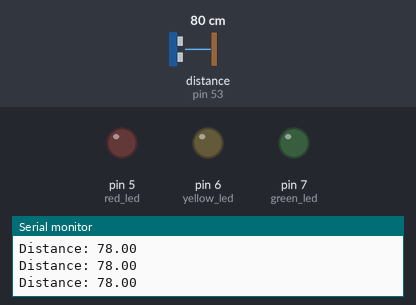
The sketch below on a simulated Arduino Mega 2560, built with avr-gcc and run on an emulated ATmega2560. On the bench: output pins drawn as LEDs (lit = HIGH), the last lines printed to the serial monitor. Wiring (inferred from the names in the program): ultrasonic range finder: trigger pin 52; echo pin 53. Dashed ring = blinking. The test bench sets the inputs (shaded band); at power-on: distance to the obstacle (sensor on pin 53) 80 cm. The echo pulse lasts 58.3 µs per cm; pins used as bus, display or sensor lines are not drawn.

Above: at 1.3 s.
1.4 s: distance to the obstacle (sensor on pin 53) set to 35 cm
2.9 s: distance to the obstacle (sensor on pin 53) set to 29 cm
At 4.0 s:
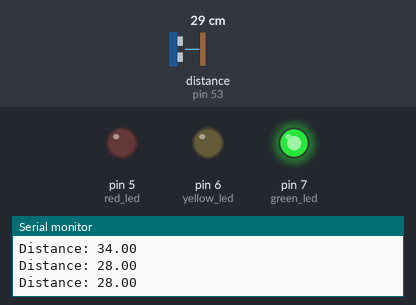
4.5 s: distance to the obstacle (sensor on pin 53) set to 22 cm
At 5.0 s:
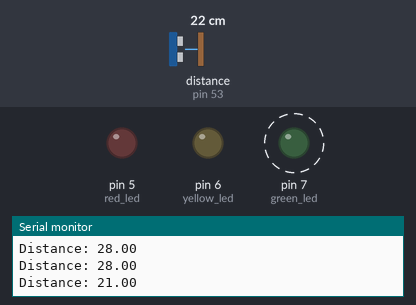
7.5 s: distance to the obstacle (sensor on pin 53) set to 20 cm
At 8.4 s:
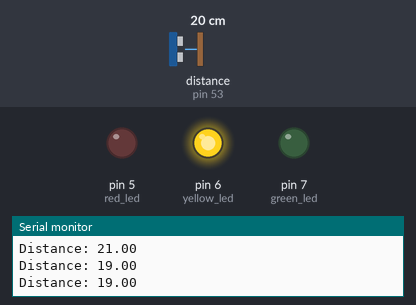
9.3 s: distance to the obstacle (sensor on pin 53) set to 2 cm
12.3 s: distance to the obstacle (sensor on pin 53) set to 18 cm
Timing chart, 0 to 14.8 s (numbered marks = the images above; inputs shaded):
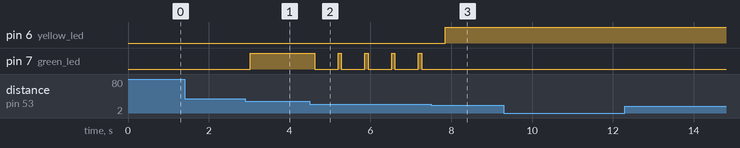

Measured:
- the behaviour switches between 32 and 31 cm on distance to the obstacle (sensor on pin 53) (found by bisection; images 0 and 1)
- the behaviour switches between 26 and 25 cm on distance to the obstacle (sensor on pin 53) (found by bisection; images 1 and 2)
- the behaviour switches between 22 and 21 cm on distance to the obstacle (sensor on pin 53) (found by bisection; images 2 and 3)
- after the input at 2.9 s, pin 7 (green_led): LOW → HIGH after 0.13 s
- after the input at 4.5 s, pin 7 (green_led): alternates HIGH for 0.08 s and LOW for 0.58 s, starting after 0.12 s
- after the input at 7.5 s, pin 6 (yellow_led): LOW → HIGH after 0.35 s; pin 7 (green_led): stops changing and stays LOW

The sketch:

mini_proximity_sensor.ino
```cpp
/* PERSONAL PROJECT, 26/08/2018
** Name: Proximity Sensor
** Creator: Warren HYPOLITE
** Device: Arduino MEGA 2560
** Components used: Mini Breadbord, 10 wires, 1 Green LED,
** 1 Yellow LED, 1 RED LED, Ultrasonic sensor, USB Type-A
** Description: Read the README
**/

const int green_led = 7;
const int yellow_led = 6;
const int red_led = 5;
const int trig = 52;
const int echo = 53;
float duration, distance;

void setup()
{
  pinMode(green_led, OUTPUT);
  pinMode(yellow_led, OUTPUT);
  pinMode(red_led, OUTPUT);
  pinMode(trig, OUTPUT);
  pinMode(echo, INPUT);
  Serial.begin(9600);
}

void g_led(float distance)
{
    if (distance > 30) {
      digitalWrite(green_led, LOW);
      digitalWrite(yellow_led, LOW);
      digitalWrite(red_led, LOW);

  } else if (distance <= 30 && distance > 24) {
      digitalWrite(green_led, HIGH);
      digitalWrite(yellow_led, LOW);
      digitalWrite(red_led, LOW);
  } else if (distance <= 24 && distance > 20) {
      digitalWrite(green_led, HIGH);
      delay(80);
      digitalWrite(green_led, LOW);
      delay(80);
  }
}

void y_led(float distance)
{
    if (distance > 20) {
      digitalWrite(yellow_led, LOW);
      digitalWrite(red_led, LOW);
  } else if (distance <= 20 && distance > 14) {
      digitalWrite(green_led, LOW);
      digitalWrite(yellow_led, HIGH);
      digitalWrite(red_led, LOW);
  } else if (distance <= 14 && distance > 10) {
      digitalWrite(yellow_led, HIGH);
      delay(20);
      digitalWrite(yellow_led, LOW);
      delay(20);
  }
}

void r_led(float distance)
{
    if (distance > 10) {
      digitalWrite(red_led, LOW);
  } else if (distance <= 10 && distance > 4) {
      digitalWrite(green_led, LOW);
      digitalWrite(yellow_led, LOW);
      digitalWrite(red_led, HIGH);
  } else if (distance <= 4 && distance > 0) {
      digitalWrite(red_led, HIGH);
      delay(2);
      digitalWrite(red_led, LOW);
      delay(2);
  } else if (distance < 1)
      digitalWrite(red_led, LOW);
}

void led(float distance)
{
  g_led(distance);
  y_led(distance);
  r_led(distance);
}

int us_sensor()
{
  digitalWrite(trig, LOW);
  delayMicroseconds(2);
  digitalWrite(trig, HIGH);
  delayMicroseconds(10);
  digitalWrite(trig, LOW);
  duration = pulseIn(echo, HIGH);
  distance = (duration * 0.0340)/2;
  return(distance);
}

void loop()
{
  distance = us_sensor();
  led(distance);
  Serial.print("Distance: ");
  Serial.println(distance);
  delay(500);
}
```
